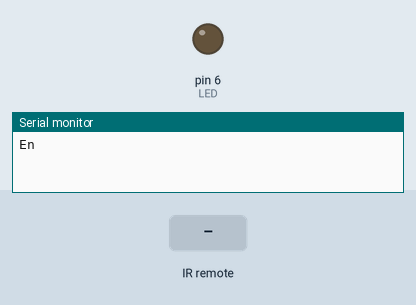
Simulated run of this sketch. Board: Arduino Uno, built with avr-gcc and run on an emulated ATmega328P. On the bench: output pins drawn as LEDs (lit = HIGH), the last lines printed to the serial monitor. The test bench sets the inputs (shaded band).

Above: at 1.2 s.
1.3 s: infrared code 0x1FE609F received
At 1.45 s:
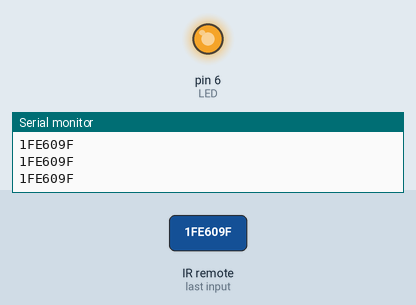
At 2.68 s:
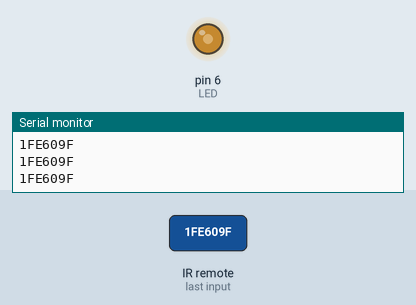
Timing chart, 0 to 10.3 s (numbered marks = the images above; inputs shaded):
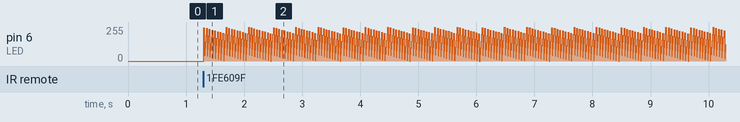

Measured:
- after the input at 1.3 s, pin 6 (LED): ramps from 0/255 to 254/255 and jumps back, once every 0.05 s

The sketch:

autofade.ino
```cpp
  #include <IRremote.h>
  #define plus 0x1FE609F
#define minus 0x1FEA05F
int RECV_PIN = 2;
  int LED=6;
int LEDStatus=0;
int brightness=0;
int thresh=0;

IRrecv irrecv(RECV_PIN);

decode_results results;


void setup() {
  Serial.begin(9600);
  // In case the interrupt driver crashes on setup, give a clue
  // to the user what's going on.
  Serial.println("Enabling IRin");
  irrecv.enableIRIn(); // Start the receiver
  Serial.println("Enabled IRin");
  // put your setup code here, to run once:
  Serial.begin(9600);
  analogWrite(LED,brightness);
}


void loop() {

   if (irrecv.decode(&results)) {
    Serial.println(results.value, HEX);
    switch(results.value){
      case plus:
      brightness+=50;
        analogWrite(LED,brightness);
        break;
       case minus:
       brightness-=50;
       analogWrite(LED,brightness);
       break;
    }
    }
  }
```
